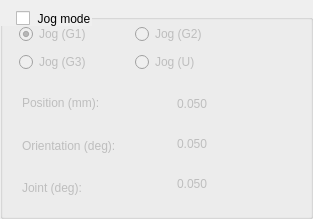
<?xml version="1.0" encoding="UTF-8"?>
<ui version="4.0">
 <class>StepModeForm</class>
 <widget class="QWidget" name="StepModeForm">
  <property name="geometry">
   <rect>
    <x>0</x>
    <y>0</y>
    <width>313</width>
    <height>219</height>
   </rect>
  </property>
  <property name="windowTitle">
   <string>Form</string>
  </property>
  <property name="styleSheet">
   <string notr="true">QGroupBox#grp_stepMode {
    padding-top: 35px;
}

QGroupBox#grp_valus {
    padding: 0px 0px 0px 0px;
}

#edit_position,#edit_ori,#edit_joint {
	border:none;
	background-color:transparent;
}

QGroupBox#grp_stepMode::title {
    height:30px;
    padding: 12px 0px 0px 16px;
}

#pbn_posdown, #pbn_posup, #pbn_oridown, #pbn_oriup, #pbn_jointdown, #pbn_jointup {
	background-color : transparent;
	border: none;
}

QDoubleSpinBox,
QSpinBox{
    background-color: transparent;
}

QSpinBox::up-button,
QDoubleSpinBox::up-button {
    subcontrol-origin: border;
    subcontrol-position: right;
    background-color: transparent;
    width: 24px;
    height: 24px;
}

QSpinBox::up-arrow,
QDoubleSpinBox::up-arrow {
    border-image: url(:/components/image/components/spinbox/up_arrow.png);
}

QSpinBox::up-arrow:disabled, QSpinBox::up-arrow:off,
QDoubleSpinBox::up-arrow:disabled, QDoubleSpinBox::up-arrow:off {
   border-image: url(:/components/image/components/spinbox/up_arrow_disabled.png);
}

#grp_valus {
	border:none;
}

QSpinBox::down-button,
QDoubleSpinBox::down-button {
    subcontrol-origin: border;
    subcontrol-position: left;
    background-color: transparent;
    width: 24px;
    height: 24px;
}

QSpinBox::down-arrow,
QDoubleSpinBox::down-arrow {
    border-image: url(:/components/image/components/spinbox/down_arrow.png);
}

QSpinBox::down-arrow:disabled,
QSpinBox::down-arrow:off,
QDoubleSpinBox::down-arrow:disabled,
QDoubleSpinBox::down-arrow:off {
    border-image: url(:/components/image/components/spinbox/down_arrow_disabled.png);
}</string>
  </property>
  <layout class="QVBoxLayout" name="verticalLayout">
   <property name="spacing">
    <number>0</number>
   </property>
   <property name="leftMargin">
    <number>0</number>
   </property>
   <property name="topMargin">
    <number>0</number>
   </property>
   <property name="rightMargin">
    <number>0</number>
   </property>
   <property name="bottomMargin">
    <number>0</number>
   </property>
   <item>
    <widget class="QGroupBox" name="grp_stepMode">
     <property name="minimumSize">
      <size>
       <width>313</width>
       <height>0</height>
      </size>
     </property>
     <property name="focusPolicy">
      <enum>Qt::NoFocus</enum>
     </property>
     <property name="contextMenuPolicy">
      <enum>Qt::DefaultContextMenu</enum>
     </property>
     <property name="styleSheet">
      <string notr="true"/>
     </property>
     <property name="title">
      <string>Jog mode</string>
     </property>
     <property name="flat">
      <bool>true</bool>
     </property>
     <property name="checkable">
      <bool>true</bool>
     </property>
     <property name="checked">
      <bool>false</bool>
     </property>
     <layout class="QVBoxLayout" name="verticalLayout_5">
      <property name="spacing">
       <number>8</number>
      </property>
      <property name="leftMargin">
       <number>16</number>
      </property>
      <property name="topMargin">
       <number>4</number>
      </property>
      <property name="rightMargin">
       <number>16</number>
      </property>
      <property name="bottomMargin">
       <number>8</number>
      </property>
      <item>
       <layout class="QVBoxLayout" name="verticalLayout_2">
        <property name="spacing">
         <number>8</number>
        </property>
        <property name="topMargin">
         <number>0</number>
        </property>
        <item>
         <layout class="QHBoxLayout" name="horizontalLayout">
          <property name="spacing">
           <number>16</number>
          </property>
          <item>
           <widget class="QRadioButton" name="radio_inchingmove_g1">
            <property name="minimumSize">
             <size>
              <width>100</width>
              <height>0</height>
             </size>
            </property>
            <property name="maximumSize">
             <size>
              <width>100</width>
              <height>16777215</height>
             </size>
            </property>
            <property name="text">
             <string>Jog (G1)</string>
            </property>
            <property name="checked">
             <bool>true</bool>
            </property>
           </widget>
          </item>
          <item>
           <widget class="QRadioButton" name="radio_inchingmove_g2">
            <property name="minimumSize">
             <size>
              <width>100</width>
              <height>0</height>
             </size>
            </property>
            <property name="maximumSize">
             <size>
              <width>100</width>
              <height>16777215</height>
             </size>
            </property>
            <property name="text">
             <string>Jog (G2)</string>
            </property>
           </widget>
          </item>
          <item>
           <spacer name="horizontalSpacer">
            <property name="orientation">
             <enum>Qt::Horizontal</enum>
            </property>
            <property name="sizeHint" stdset="0">
             <size>
              <width>40</width>
              <height>20</height>
             </size>
            </property>
           </spacer>
          </item>
         </layout>
        </item>
        <item>
         <layout class="QHBoxLayout" name="horizontalLayout_2">
          <property name="spacing">
           <number>16</number>
          </property>
          <item>
           <widget class="QRadioButton" name="radio_inchingmove_g3">
            <property name="minimumSize">
             <size>
              <width>100</width>
              <height>0</height>
             </size>
            </property>
            <property name="maximumSize">
             <size>
              <width>100</width>
              <height>16777215</height>
             </size>
            </property>
            <property name="text">
             <string>Jog (G3)</string>
            </property>
           </widget>
          </item>
          <item>
           <widget class="QRadioButton" name="radio_inchingmove_u">
            <property name="minimumSize">
             <size>
              <width>100</width>
              <height>0</height>
             </size>
            </property>
            <property name="maximumSize">
             <size>
              <width>100</width>
              <height>16777215</height>
             </size>
            </property>
            <property name="text">
             <string>Jog (U)</string>
            </property>
            <property name="checked">
             <bool>false</bool>
            </property>
           </widget>
          </item>
          <item>
           <spacer name="horizontalSpacer_2">
            <property name="orientation">
             <enum>Qt::Horizontal</enum>
            </property>
            <property name="sizeHint" stdset="0">
             <size>
              <width>40</width>
              <height>20</height>
             </size>
            </property>
           </spacer>
          </item>
         </layout>
        </item>
       </layout>
      </item>
      <item>
       <widget class="QGroupBox" name="grp_valus">
        <property name="title">
         <string/>
        </property>
        <layout class="QHBoxLayout" name="horizontalLayout_6">
         <property name="spacing">
          <number>12</number>
         </property>
         <property name="leftMargin">
          <number>0</number>
         </property>
         <property name="topMargin">
          <number>0</number>
         </property>
         <property name="rightMargin">
          <number>0</number>
         </property>
         <property name="bottomMargin">
          <number>0</number>
         </property>
         <item>
          <layout class="QVBoxLayout" name="verticalLayout_3">
           <property name="spacing">
            <number>8</number>
           </property>
           <item>
            <widget class="QLabel" name="lbl_4">
             <property name="text">
              <string>Position (mm):</string>
             </property>
            </widget>
           </item>
           <item>
            <widget class="QLabel" name="lbl_16">
             <property name="text">
              <string>Orientation (deg):</string>
             </property>
            </widget>
           </item>
           <item>
            <widget class="QLabel" name="lbl_5">
             <property name="text">
              <string>Joint (deg):</string>
             </property>
            </widget>
           </item>
          </layout>
         </item>
         <item>
          <layout class="QVBoxLayout" name="verticalLayout_4">
           <property name="spacing">
            <number>8</number>
           </property>
           <item>
            <layout class="QHBoxLayout" name="horizontalLayout_3">
             <property name="spacing">
              <number>12</number>
             </property>
             <item>
              <widget class="QPushButton" name="pbn_posdown">
               <property name="minimumSize">
                <size>
                 <width>28</width>
                 <height>28</height>
                </size>
               </property>
               <property name="maximumSize">
                <size>
                 <width>28</width>
                 <height>28</height>
                </size>
               </property>
               <property name="text">
                <string notr="true"/>
               </property>
               <property name="icon">
                <iconset>
                 <normaloff>:/education/image/education/incmovedown.svg</normaloff>:/education/image/education/incmovedown.svg</iconset>
               </property>
               <property name="iconSize">
                <size>
                 <width>28</width>
                 <height>28</height>
                </size>
               </property>
              </widget>
             </item>
             <item>
              <widget class="DoubleLineEdit" name="edit_position">
               <property name="minimumSize">
                <size>
                 <width>50</width>
                 <height>0</height>
                </size>
               </property>
               <property name="text">
                <string notr="true">0.050</string>
               </property>
               <property name="alignment">
                <set>Qt::AlignCenter</set>
               </property>
              </widget>
             </item>
             <item>
              <widget class="QPushButton" name="pbn_posup">
               <property name="minimumSize">
                <size>
                 <width>28</width>
                 <height>28</height>
                </size>
               </property>
               <property name="maximumSize">
                <size>
                 <width>28</width>
                 <height>28</height>
                </size>
               </property>
               <property name="text">
                <string notr="true"/>
               </property>
               <property name="icon">
                <iconset>
                 <normaloff>:/education/image/education/incmoveup.svg</normaloff>:/education/image/education/incmoveup.svg</iconset>
               </property>
               <property name="iconSize">
                <size>
                 <width>28</width>
                 <height>28</height>
                </size>
               </property>
              </widget>
             </item>
             <item>
              <spacer name="horizontalSpacer_3">
               <property name="orientation">
                <enum>Qt::Horizontal</enum>
               </property>
               <property name="sizeHint" stdset="0">
                <size>
                 <width>40</width>
                 <height>20</height>
                </size>
               </property>
              </spacer>
             </item>
            </layout>
           </item>
           <item>
            <layout class="QHBoxLayout" name="horizontalLayout_4">
             <property name="spacing">
              <number>12</number>
             </property>
             <item>
              <widget class="QPushButton" name="pbn_oridown">
               <property name="minimumSize">
                <size>
                 <width>28</width>
                 <height>28</height>
                </size>
               </property>
               <property name="maximumSize">
                <size>
                 <width>28</width>
                 <height>28</height>
                </size>
               </property>
               <property name="text">
                <string notr="true"/>
               </property>
               <property name="icon">
                <iconset>
                 <normaloff>:/education/image/education/incmovedown.svg</normaloff>:/education/image/education/incmovedown.svg</iconset>
               </property>
               <property name="iconSize">
                <size>
                 <width>28</width>
                 <height>28</height>
                </size>
               </property>
              </widget>
             </item>
             <item>
              <widget class="DoubleLineEdit" name="edit_ori">
               <property name="minimumSize">
                <size>
                 <width>50</width>
                 <height>0</height>
                </size>
               </property>
               <property name="text">
                <string notr="true">0.050</string>
               </property>
               <property name="alignment">
                <set>Qt::AlignCenter</set>
               </property>
              </widget>
             </item>
             <item>
              <widget class="QPushButton" name="pbn_oriup">
               <property name="minimumSize">
                <size>
                 <width>28</width>
                 <height>28</height>
                </size>
               </property>
               <property name="maximumSize">
                <size>
                 <width>28</width>
                 <height>28</height>
                </size>
               </property>
               <property name="text">
                <string notr="true"/>
               </property>
               <property name="icon">
                <iconset>
                 <normaloff>:/education/image/education/incmoveup.svg</normaloff>:/education/image/education/incmoveup.svg</iconset>
               </property>
               <property name="iconSize">
                <size>
                 <width>28</width>
                 <height>28</height>
                </size>
               </property>
              </widget>
             </item>
             <item>
              <spacer name="horizontalSpacer_5">
               <property name="orientation">
                <enum>Qt::Horizontal</enum>
               </property>
               <property name="sizeHint" stdset="0">
                <size>
                 <width>40</width>
                 <height>20</height>
                </size>
               </property>
              </spacer>
             </item>
            </layout>
           </item>
           <item>
            <layout class="QHBoxLayout" name="horizontalLayout_5">
             <property name="spacing">
              <number>12</number>
             </property>
             <item>
              <widget class="QPushButton" name="pbn_jointdown">
               <property name="minimumSize">
                <size>
                 <width>28</width>
                 <height>28</height>
                </size>
               </property>
               <property name="maximumSize">
                <size>
                 <width>28</width>
                 <height>28</height>
                </size>
               </property>
               <property name="text">
                <string notr="true"/>
               </property>
               <property name="icon">
                <iconset>
                 <normaloff>:/education/image/education/incmovedown.svg</normaloff>:/education/image/education/incmovedown.svg</iconset>
               </property>
               <property name="iconSize">
                <size>
                 <width>28</width>
                 <height>28</height>
                </size>
               </property>
              </widget>
             </item>
             <item>
              <widget class="DoubleLineEdit" name="edit_joint">
               <property name="minimumSize">
                <size>
                 <width>50</width>
                 <height>0</height>
                </size>
               </property>
               <property name="text">
                <string notr="true">0.050</string>
               </property>
               <property name="alignment">
                <set>Qt::AlignCenter</set>
               </property>
              </widget>
             </item>
             <item>
              <widget class="QPushButton" name="pbn_jointup">
               <property name="minimumSize">
                <size>
                 <width>28</width>
                 <height>28</height>
                </size>
               </property>
               <property name="maximumSize">
                <size>
                 <width>28</width>
                 <height>28</height>
                </size>
               </property>
               <property name="text">
                <string notr="true"/>
               </property>
               <property name="icon">
                <iconset>
                 <normaloff>:/education/image/education/incmoveup.svg</normaloff>:/education/image/education/incmoveup.svg</iconset>
               </property>
               <property name="iconSize">
                <size>
                 <width>28</width>
                 <height>28</height>
                </size>
               </property>
              </widget>
             </item>
             <item>
              <spacer name="horizontalSpacer_8">
               <property name="orientation">
                <enum>Qt::Horizontal</enum>
               </property>
               <property name="sizeHint" stdset="0">
                <size>
                 <width>40</width>
                 <height>20</height>
                </size>
               </property>
              </spacer>
             </item>
            </layout>
           </item>
          </layout>
         </item>
         <item>
          <spacer name="horizontalSpacer_6">
           <property name="orientation">
            <enum>Qt::Horizontal</enum>
           </property>
           <property name="sizeHint" stdset="0">
            <size>
             <width>272</width>
             <height>20</height>
            </size>
           </property>
          </spacer>
         </item>
        </layout>
       </widget>
      </item>
     </layout>
    </widget>
   </item>
  </layout>
 </widget>
 <customwidgets>
  <customwidget>
   <class>DoubleLineEdit</class>
   <extends>QLineEdit</extends>
   <header>cc_lineedit/lineedit.h</header>
  </customwidget>
 </customwidgets>
 <resources/>
 <connections/>
</ui>
